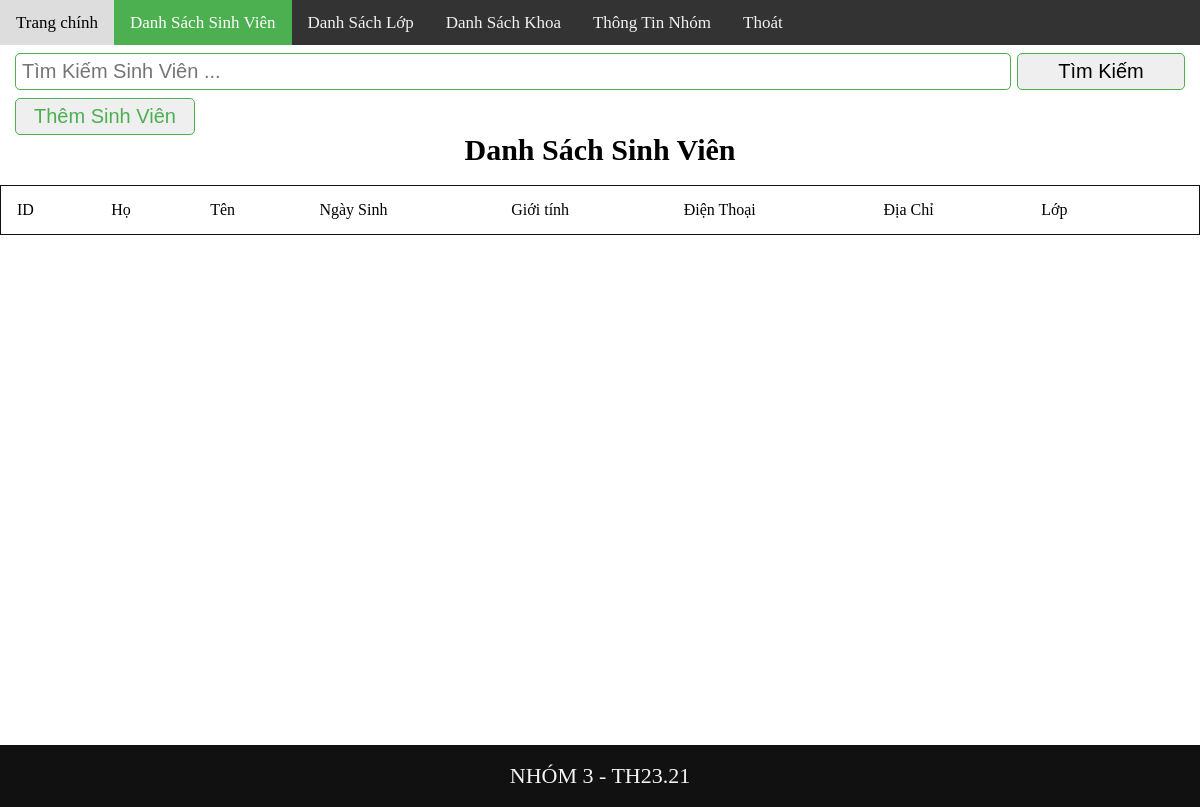
Before: /studentList.php (signed in) with the older database file.
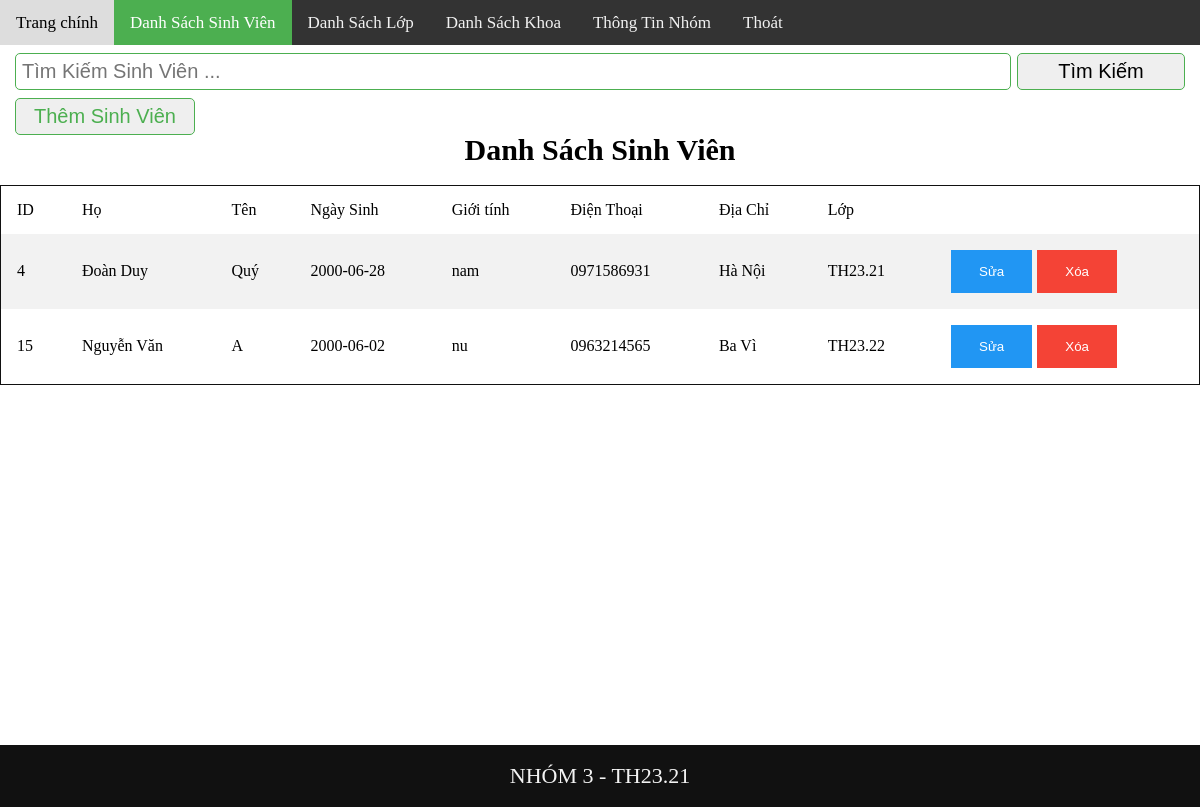
After: the same page with the newer database file.
### tables this page shows
CREATE TABLE `students` (
  `id` int(11) NOT NULL,
  `first_name` varchar(255) NOT NULL,
  `last_name` varchar(255) NOT NULL,
  `birthday` date NOT NULL,
  `sex` varchar(50) NOT NULL,
  `phone` varchar(50) NOT NULL,
  `email` varchar(255) NOT NULL,
  `address` varchar(255) NOT NULL,
  `class_id` int(11) NOT NULL
);

CREATE TABLE `classes` (
  `id` int(11) NOT NULL,
  `name` varchar(255) NOT NULL,
  `majors_id` int(11) NOT NULL,
  `student_num` int(11) NOT NULL
);

### studentList.php (the view, shortened to what this page needs)
<!DOCTYPE html>
<head>
    <link rel="stylesheet" href="./css/style.css">
    <link rel="stylesheet" href="./css/reset.css">
</head>
<body>
    <?php
        $active = array("","","","","","");
        $active[1] = "active";
        include_once "./main/header.php";
    ?>
    <main>
        <div class="wrapper-studentlist">
            <?php
                if(isset($_SESSION['username'])){
            ?>
             <section class="search-student">
                <div>
                    <form action="./student-search.php" method="post">
                        <input type="search" name="studentinfor" placeholder="Tìm Kiếm Sinh Viên ...">
                        <button type="submit" name="submit">Tìm Kiếm</button>
                    </form>
                </div>
                <button class="addstudent-btn" ><a href="./addStudent.php">Thêm Sinh Viên</a></button>
            </section>
            <section class="student-list">
                <h2>Danh Sách Sinh Viên</h2>
                <div>
                    <table class="tudent-table">
                         <tr>
                             <th>ID</th>
                             <th>Họ</th>
                             <th>Tên</th>
                             <th>Ngày Sinh</th>
                             <th>Giới tính</th>
                             <th>Điện Thoại</th>
                             <th>Địa Chỉ</th>
                             <th>Lớp</th>
                             <th></th>
                        </tr>
                        <?php
                            include_once "./database/database.php";
                            $sql = "SELECT students.id,first_name,last_name,birthday,sex,phone,address,classes.name FROM students INNER JOIN classes ON students.class_id=classes.id;";
                            $stmt = mysqli_stmt_init($conn);
                            if(!mysqli_stmt_prepare($stmt,$sql)){
                                echo "SQL statement failed";
                            }
                            else{
                                mysqli_stmt_execute($stmt);
                                $result = mysqli_stmt_get_result($stmt);
                                foreach ($result as $row) {
                        ?>
                        <tr>
                             <td><?php echo $row['id'] ?></td>
                             <td><?php echo $row['first_name'] ?></td>
                             <td><?php echo $row['last_name'] ?></td>
                             <td><?php echo $row['birthday'] ?></td>
                             <td><?php echo $row['sex'] ?></td>
                             <td><?php echo $row['phone'] ?></td>
                             <td><?php echo $row['address'] ?></td>
                             <td><?php echo $row['name'] ?></td>
                             <form action="./del-edit-student.php" method="post">
                                <td><button type="submit" name='edit-btn' class="ed-btn edit-btn">Sửa</button><button type="submit" name='del-btn' class="ed-btn del-btn">Xóa</button></td>
                             </form>
                        </tr>
                        <?php
                                }
                            }
                        ?>
                    </table>
                </div>
            <?php
                }
                else{
            ?>
            <p class="noti">Đăng Nhập để xem thông tin</p>
            <?php
                }
            ?>
            </section>
        </div>
    </main>
    <?php
        include_once "./main/footer.php";
    ?>
</body>
</html>

### main/header.php (shortened to what this page needs)
<div class="topnav">
    <a href="./index.php" class="<?php echo $active[0] ?>">Trang chính</a>
    <a href="./studentList.php" class="<?php echo $active[1] ?>">Danh Sách Sinh Viên</a>
    <a href="./classList.php" class="<?php echo $active[2] ?>">Danh Sách Lớp</a>
    <a href="./majorsList.php" class="<?php echo $active[3] ?>">Danh Sách Khoa</a>
    <a href="./about.php" class="<?php echo $active[4] ?>">Thông Tin Nhóm</a>
    <?php
            if(isset($_SESSION['username'])){
                echo "<a href='./logout.php'>Thoát</a>";
            }
            else{
                echo "<a href='./login.php'>Đăng Nhập</a>";
            }
    ?>
</div>

### main/footer.php (shortened to what this page needs)
<footer>
    <p> Nhóm 3 - TH23.21</p>
</footer>

### css/style.css (style rules this page uses)
* { text-decoration: none; }
.topnav { background-color: #333; overflow: hidden; }
.topnav a { float: left; color: #f2f2f2; text-align: center; padding: 14px 16px; text-decoration: none; font-size: 17px; }
.topnav a.active { background-color: #4CAF50; color: white; }
.wrapper-studentlist { width: 100vw; height: calc(100vh - 100px); }
.search-student input[type=search] { border-radius: 5px; float: left; padding: 6px; border: 1px #4CAF50 solid; margin-top: 8px; margin-left: 15px; font-size: 20px; width: 83vw; }
.search-student button[type=submit] { border-radius: 5px; float: right; padding: 6px; border: 1px#4CAF50 solid; margin-top: 8px; margin-right: 15px; font-size: 20px; width: 14vw; }
.search-student .addstudent-btn { border-radius: 5px; padding: 6px; border: 1px #4CAF50 solid; margin-top: 8px; margin-left: 15px; font-size: 20px; width: 15vw; }
.search-student .addstudent-btn a { display: block; color: #4CAF50; }
.student-list h2 { text-align: center; font-size: 30px; font-weight: 600; line-height: 30px; padding-bottom: 20px; }
.student-list table { border-collapse: collapse; border-spacing: 0; width: 100%; border: 1px #111 solid; }
.student-list table th, .student-list table td { text-align: left; padding: 16px; font-size: 16px; line-height: 16px; }
.student-list table tr:nth-child(even) { background-color: #f2f2f2; }
footer { width: 100%; height: vh; background-color: #111; display: flex; }
footer p { font-size: 22px; font-weight: 500; text-transform: uppercase; display: block; margin: 0 auto; text-align: center; padding: 20px 0; line-height: 30x; color: #f3f3f3; }
.ed-btn { border: none; color: white; padding: 14px 28px; cursor: pointer; margin-left: 5px; }
.edit-btn { background-color: #2196F3; }
.del-btn { background-color: #f44336; }

Changed rows visible on the page:
added students: id "4", first_name "Đoàn Duy", last_name "Quý", birthday "2000-06-28", sex "nam", phone "0971586931", address "Hà Nội", class.name "TH23.21"
added students: id "15", first_name "Nguyễn Văn", last_name "A", birthday "2000-06-02", sex "nu", phone "0963214565", address "Ba Vì", class.name "TH23.22"
